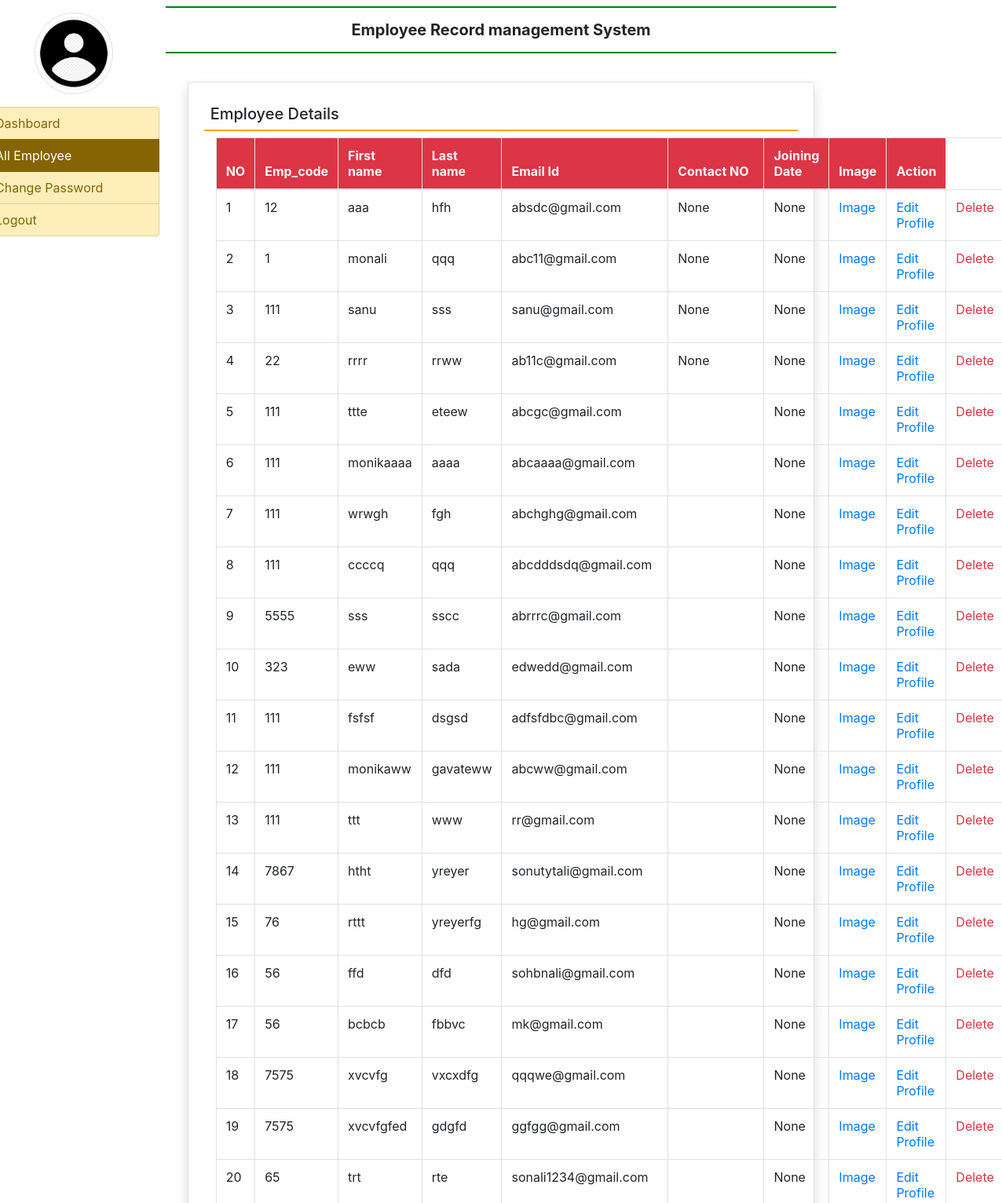
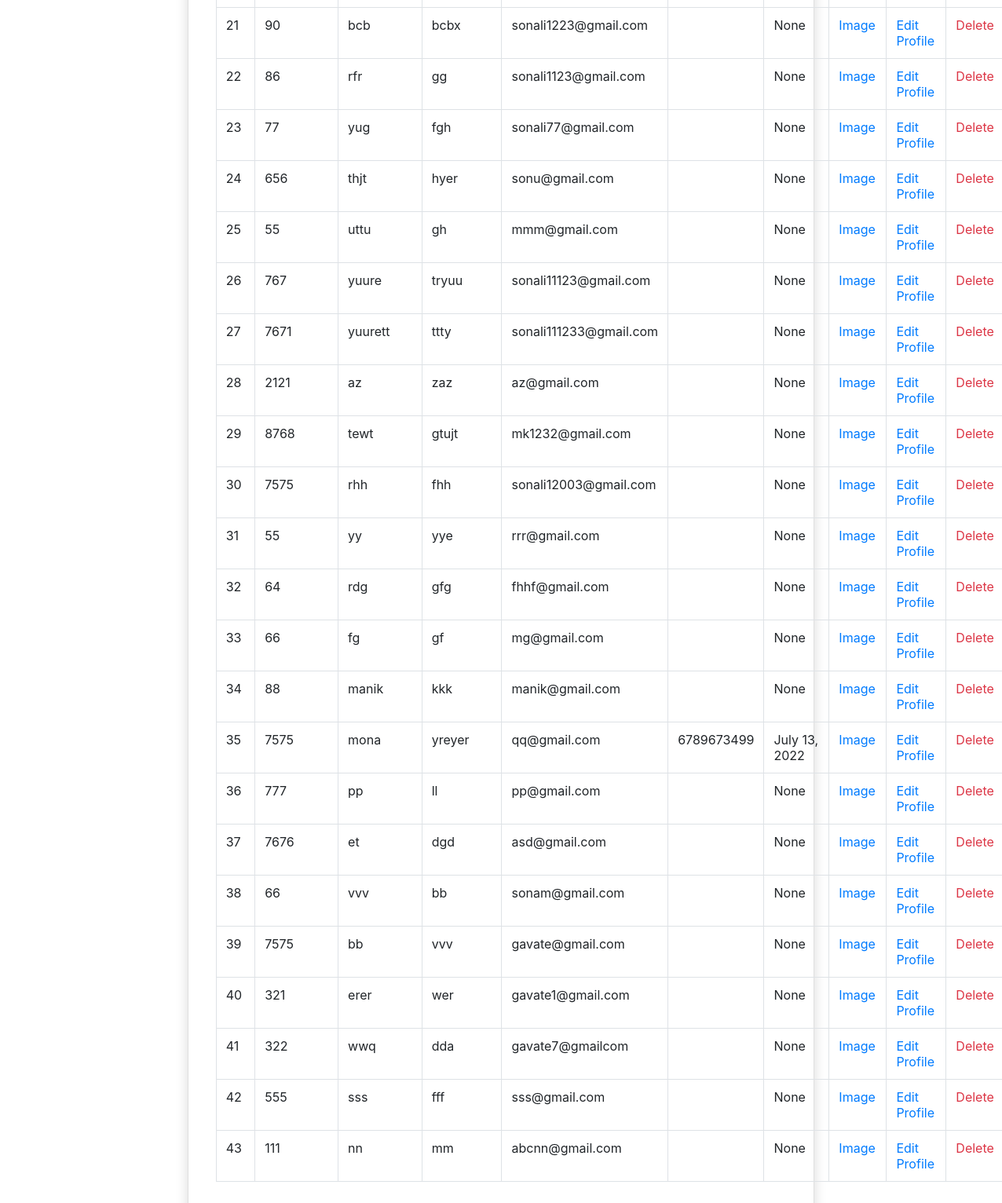
/all_employee (signed in), run on the app's committed database (2 pictures, top to bottom).
### empmanageapp/models.py (models this page shows)
class EmployeeDetail(models.Model):
    user=models.ForeignKey(User,on_delete=models.CASCADE)
    empcode=models.CharField(max_length=50)
    empdept = models.CharField(max_length=100)
    designation = models.CharField(max_length=100)
    contact = models.CharField(max_length=50)
    gender = models.CharField(max_length=50)
    joiningdate = models.DateField(null=True)
    image= models.ImageField(null=True, blank=True, upload_to='image')
    def __str__(self):
        return self.user.username

### empmanageapp/views.py (the view)
# urls.py: path('all_employee', views.all_employee, name='all_employee'),
def all_employee(request):
    if not request.user.is_authenticated:
        return redirect('all_employee')
    employee=EmployeeDetail.objects.all()
    for i in employee:
        print(i.image)
    context={
        'employee':employee,
    }
    print('context',context)
    return render(request,'all_employee.html',locals())

### empmanageapp/templates/all_employee.html (shortened to what this page needs)
{% extends 'admin_base.html' %}
{% load static %}
{% block main %}
<div class="card shadow m-2">
    <div class="card-body">
        <h5 class="p-2 text=danger" style="border-bottom:2px solid orange">Employee Details</h5>
        <div class="container-fluid">
            <form method="POST"  >
           <table class="table table-bordered table-hover" id="example">
              <thead class="text-light bg-danger">
              <tr>
                  <th>NO</th>
                  <th>Emp_code</th>
                  <th>First name</th>
                  <th>Last name</th>
                  <th>Email Id</th>
                  <th>Contact NO</th>
                  <th>Joining Date</th>
                  <th>Image</th>
                  <th>Action</th>
              </tr>
              </thead>
               <tbody>
               {% for i in employee %}
               <tr>
                   <td>{{ forloop.counter}}</td>
                   <td>{{ i.empcode}}</td>
                   <td>{{ i.user.first_name}}</td>
                   <td>{{ i.user.last_name}}</td>
                   <td>{{ i.user.username}}</td>
                   <td>{{i.contact }}</td>
                   <td>{{ i.joiningdate}}</td>
                   <td><a href="/media/{{i.image}}">Image</a></td>
                   <td><a href="{% url 'edit_profile' i.id %}" class="text-primary"> Edit Profile</a></td>
                   <td><a href="{% url 'delete_employee' i.user.id %}" class="text-danger " onclick="return confirm(Are you sure)"> Delete</a></td>
               </tr>
               {% endfor %}
               </tbody>
           </table>
            </form>
        </div>
    </div>
</div>
{% endblock %}

### empmanageapp/templates/admin_base.html (shortened to what this page needs)
 {% load static %}
 <html lang="en">
<head>
  <link rel="stylesheet" href="https://cdn.jsdelivr.net/npm/bootstrap@4.6.1/dist/css/bootstrap.min.css">
 <link rel="stylesheet" href="https://use.fontawesome.com/releases/v5.7.0/css/all.css">
</head>
<body>
<div class="container=fluid">
<div class="row">
    <div class="col-sm-2 p-0">
        <center><img src="{% static 'images/download.png' %}" width="100" height="100" class="img-thumbnail rounded-circle my-3"></center>
        <div class="list-group ">
             <a href="{% url 'emp_home' %}" class="list-group-item  list-group-item-warning list-group-item-action {% if request.path == '/emp_home' %}  active {% endif %}" >  Dashboard</a>
             <a href="{% url 'all_employee' %} " class="list-group-item list-group-item-warning list-group-item-action {% if request.path == '/all_employee' %}  active {% endif %}"> All Employee</a>
             <a href="{% url 'change_adminpassword' %}" class="list-group-item list-group-item-warning list-group-item-action {% if request.path == '/change_adminpassword' %}  active {% endif %}">  Change Password</a>
             <a href="{% url 'logout' %} " class="list-group-item  list-group-item-warning list-group-item-action "> Logout</a>
        </div>
</div>
    <div class="col-sm-8 p-0">
        <div class="container-fluid p-2">
            <h5 class="text-center p-3 font-weight-bold" style="border-bottom:2px solid green; border-top:2px solid green">Employee Record management System</h5>
            <div class="card-shadow" style="min-height:89vh">
                <div class="card-body">
                    {% block main %}
                    {% endblock %}
                </div>
            </div>
        </div>
    </div>
</div>
</body>
 </html>

### empmanageapp/templates/admin_base.html (style rules this page uses)
.list-group-item { padding:8px !important; }

### data on the page
EmployeeDetail: empcode "12", user.first_name "aaa", user.last_name "hfh", user.username "absdc@gmail.com", contact "None", joiningdate "None"
EmployeeDetail: empcode "1", user.first_name "monali", user.last_name "qqq", user.username "abc11@gmail.com", contact "None", joiningdate "None"
EmployeeDetail: empcode "111", user.first_name "sanu", user.last_name "sss", user.username "sanu@gmail.com", contact "None", joiningdate "None"
EmployeeDetail: empcode "22", user.first_name "rrrr", user.last_name "rrww", user.username "ab11c@gmail.com", contact "None", joiningdate "None"
EmployeeDetail: empcode "111", user.first_name "ttte", user.last_name "eteew", user.username "abcgc@gmail.com", joiningdate "None"
EmployeeDetail: empcode "111", user.first_name "monikaaaa", user.last_name "aaaa", user.username "abcaaaa@gmail.com", joiningdate "None"
EmployeeDetail: empcode "111", user.first_name "wrwgh", user.last_name "fgh", user.username "abchghg@gmail.com", joiningdate "None"
EmployeeDetail: empcode "111", user.first_name "ccccq", user.last_name "qqq", user.username "abcdddsdq@gmail.com", joiningdate "None"
EmployeeDetail: empcode "5555", user.first_name "sss", user.last_name "sscc", user.username "abrrrc@gmail.com", joiningdate "None"
EmployeeDetail: empcode "323", user.first_name "eww", user.last_name "sada", user.username "edwedd@gmail.com", joiningdate "None"
EmployeeDetail: empcode "111", user.first_name "fsfsf", user.last_name "dsgsd", user.username "adfsfdbc@gmail.com", joiningdate "None"
EmployeeDetail: empcode "111", user.first_name "monikaww", user.last_name "gavateww", user.username "abcww@gmail.com", joiningdate "None"
EmployeeDetail: empcode "111", user.first_name "ttt", user.last_name "www", user.username "rr@gmail.com", joiningdate "None"
EmployeeDetail: empcode "7867", user.first_name "htht", user.last_name "yreyer", user.username "sonutytali@gmail.com", joiningdate "None"
EmployeeDetail: empcode "76", user.first_name "rttt", user.last_name "yreyerfg", user.username "hg@gmail.com", joiningdate "None"
EmployeeDetail: empcode "56", user.first_name "ffd", user.last_name "dfd", user.username "sohbnali@gmail.com", joiningdate "None"
EmployeeDetail: empcode "56", user.first_name "bcbcb", user.last_name "fbbvc", user.username "mk@gmail.com", joiningdate "None"
EmployeeDetail: empcode "7575", user.first_name "xvcvfg", user.last_name "vxcxdfg", user.username "qqqwe@gmail.com", joiningdate "None"
EmployeeDetail: empcode "7575", user.first_name "xvcvfgfed", user.last_name "gdgfd", user.username "ggfgg@gmail.com", joiningdate "None"
EmployeeDetail: empcode "65", user.first_name "trt", user.last_name "rte", user.username "sonali1234@gmail.com", joiningdate "None"
EmployeeDetail: empcode "90", user.first_name "bcb", user.last_name "bcbx", user.username "sonali1223@gmail.com", joiningdate "None"
EmployeeDetail: empcode "86", user.first_name "rfr", user.last_name "gg", user.username "sonali1123@gmail.com", joiningdate "None"
EmployeeDetail: empcode "77", user.first_name "yug", user.last_name "fgh", user.username "sonali77@gmail.com", joiningdate "None"
EmployeeDetail: empcode "656", user.first_name "thjt", user.last_name "hyer", user.username "sonu@gmail.com", joiningdate "None"
EmployeeDetail: empcode "55", user.first_name "uttu", user.last_name "gh", user.username "mmm@gmail.com", joiningdate "None"
EmployeeDetail: empcode "767", user.first_name "yuure", user.last_name "tryuu", user.username "sonali11123@gmail.com", joiningdate "None"
EmployeeDetail: empcode "7671", user.first_name "yuurett", user.last_name "ttty", user.username "sonali111233@gmail.com", joiningdate "None"
EmployeeDetail: empcode "2121", user.first_name "az", user.last_name "zaz", user.username "az@gmail.com", joiningdate "None"
EmployeeDetail: empcode "8768", user.first_name "tewt", user.last_name "gtujt", user.username "mk1232@gmail.com", joiningdate "None"
EmployeeDetail: empcode "7575", user.first_name "rhh", user.last_name "fhh", user.username "sonali12003@gmail.com", joiningdate "None"
EmployeeDetail: empcode "55", user.first_name "yy", user.last_name "yye", user.username "rrr@gmail.com", joiningdate "None"
EmployeeDetail: empcode "64", user.first_name "rdg", user.last_name "gfg", user.username "fhhf@gmail.com", joiningdate "None"
EmployeeDetail: empcode "66", user.first_name "fg", user.last_name "gf", user.username "mg@gmail.com", joiningdate "None"
EmployeeDetail: empcode "88", user.first_name "manik", user.last_name "kkk", user.username "manik@gmail.com", joiningdate "None"
EmployeeDetail: empcode "7575", user.first_name "mona", user.last_name "yreyer", user.username "qq@gmail.com", contact "6789673499", joiningdate "July 13, 2022"
EmployeeDetail: empcode "777", user.first_name "pp", user.last_name "ll", user.username "pp@gmail.com", joiningdate "None"
EmployeeDetail: empcode "7676", user.first_name "et", user.last_name "dgd", user.username "asd@gmail.com", joiningdate "None"
EmployeeDetail: empcode "66", user.first_name "vvv", user.last_name "bb", user.username "sonam@gmail.com", joiningdate "None"
EmployeeDetail: empcode "7575", user.first_name "bb", user.last_name "vvv", user.username "gavate@gmail.com", joiningdate "None"
EmployeeDetail: empcode "321", user.first_name "erer", user.last_name "wer", user.username "gavate1@gmail.com", joiningdate "None"
EmployeeDetail: empcode "322", user.first_name "wwq", user.last_name "dda", user.username "gavate7@gmailcom", joiningdate "None"
EmployeeDetail: empcode "555", user.first_name "sss", user.last_name "fff", user.username "sss@gmail.com", joiningdate "None"
EmployeeDetail: empcode "111", user.first_name "nn", user.last_name "mm", user.username "abcnn@gmail.com", joiningdate "None"
